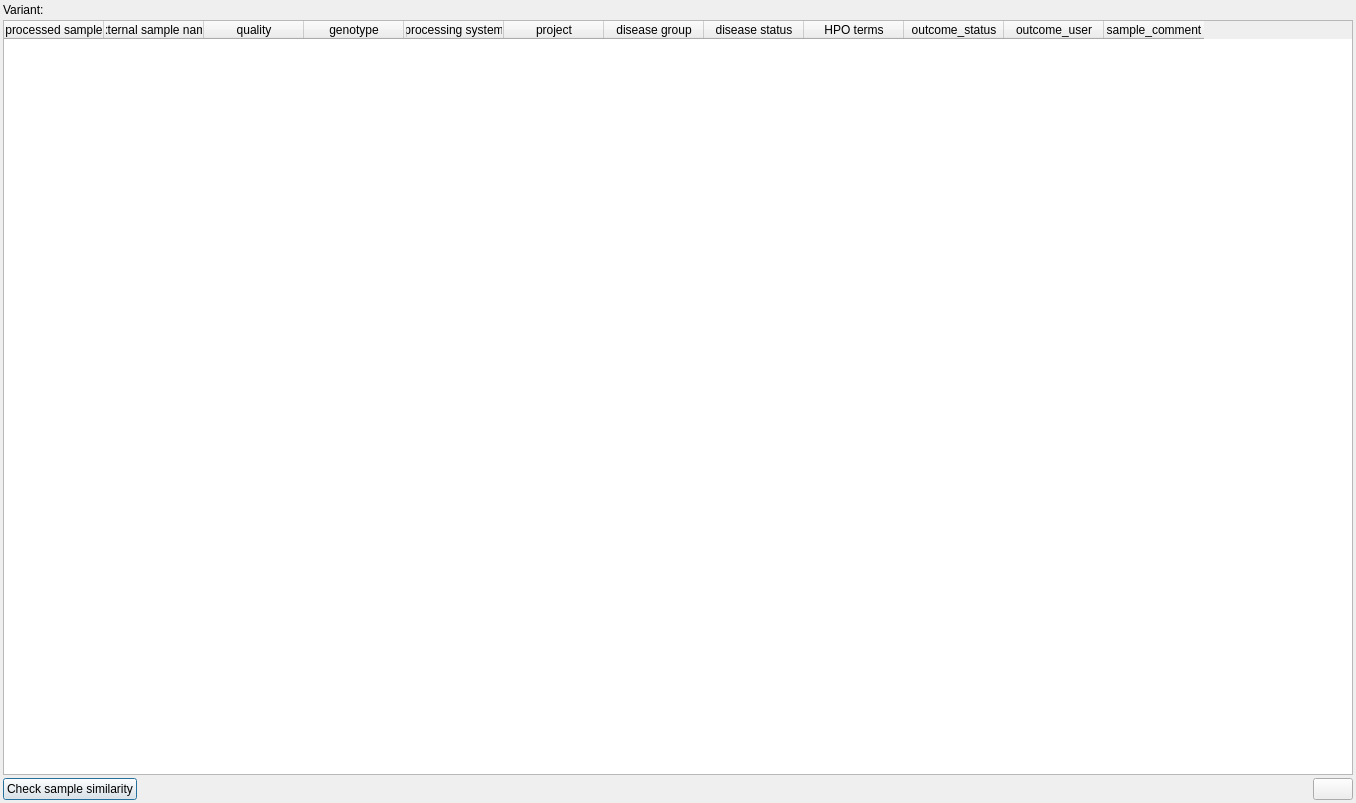
<?xml version="1.0" encoding="UTF-8"?>
<ui version="4.0">
 <class>VariantSampleOverviewDialog</class>
 <widget class="QDialog" name="VariantSampleOverviewDialog">
  <property name="geometry">
   <rect>
    <x>0</x>
    <y>0</y>
    <width>1356</width>
    <height>803</height>
   </rect>
  </property>
  <property name="windowTitle">
   <string>Sample overview for variant</string>
  </property>
  <layout class="QVBoxLayout" name="verticalLayout">
   <property name="spacing">
    <number>3</number>
   </property>
   <property name="leftMargin">
    <number>3</number>
   </property>
   <property name="topMargin">
    <number>3</number>
   </property>
   <property name="rightMargin">
    <number>3</number>
   </property>
   <property name="bottomMargin">
    <number>3</number>
   </property>
   <item>
    <layout class="QHBoxLayout" name="horizontalLayout">
     <item>
      <widget class="QLabel" name="label">
       <property name="text">
        <string>Variant:</string>
       </property>
      </widget>
     </item>
     <item>
      <widget class="QLabel" name="variant">
       <property name="sizePolicy">
        <sizepolicy hsizetype="Expanding" vsizetype="Preferred">
         <horstretch>0</horstretch>
         <verstretch>0</verstretch>
        </sizepolicy>
       </property>
       <property name="text">
        <string/>
       </property>
      </widget>
     </item>
    </layout>
   </item>
   <item>
    <widget class="QTableWidget" name="table">
     <property name="editTriggers">
      <set>QAbstractItemView::NoEditTriggers</set>
     </property>
     <property name="selectionBehavior">
      <enum>QAbstractItemView::SelectRows</enum>
     </property>
     <property name="sortingEnabled">
      <bool>true</bool>
     </property>
     <property name="wordWrap">
      <bool>false</bool>
     </property>
     <property name="cornerButtonEnabled">
      <bool>false</bool>
     </property>
     <attribute name="verticalHeaderVisible">
      <bool>false</bool>
     </attribute>
     <column>
      <property name="text">
       <string>processed sample</string>
      </property>
     </column>
     <column>
      <property name="text">
       <string>external sample name</string>
      </property>
     </column>
     <column>
      <property name="text">
       <string>quality</string>
      </property>
      <property name="toolTip">
       <string>Sample and processed sample quality.</string>
      </property>
     </column>
     <column>
      <property name="text">
       <string>genotype</string>
      </property>
     </column>
     <column>
      <property name="text">
       <string>processing system</string>
      </property>
     </column>
     <column>
      <property name="text">
       <string>project</string>
      </property>
     </column>
     <column>
      <property name="text">
       <string>disease group</string>
      </property>
     </column>
     <column>
      <property name="text">
       <string>disease status</string>
      </property>
     </column>
     <column>
      <property name="text">
       <string>HPO terms</string>
      </property>
     </column>
     <column>
      <property name="text">
       <string>outcome_status</string>
      </property>
     </column>
     <column>
      <property name="text">
       <string>outcome_user</string>
      </property>
     </column>
     <column>
      <property name="text">
       <string>sample_comment</string>
      </property>
     </column>
    </widget>
   </item>
   <item>
    <layout class="QHBoxLayout" name="horizontalLayout_2">
     <item>
      <widget class="QPushButton" name="similarity">
       <property name="text">
        <string>Check sample similarity</string>
       </property>
      </widget>
     </item>
     <item>
      <spacer name="horizontalSpacer">
       <property name="orientation">
        <enum>Qt::Horizontal</enum>
       </property>
       <property name="sizeHint" stdset="0">
        <size>
         <width>40</width>
         <height>20</height>
        </size>
       </property>
      </spacer>
     </item>
     <item>
      <widget class="QPushButton" name="copy_btn">
       <property name="toolTip">
        <string>Copy to clipboard.</string>
       </property>
       <property name="text">
        <string/>
       </property>
       <property name="icon">
        <iconset resource="GSvar.qrc">
         <normaloff>:/Icons/CopyClipboard.png</normaloff>:/Icons/CopyClipboard.png</iconset>
       </property>
       <property name="shortcut">
        <string>Ctrl+C</string>
       </property>
      </widget>
     </item>
    </layout>
   </item>
  </layout>
 </widget>
 <resources>
  <include location="GSvar.qrc"/>
 </resources>
 <connections/>
</ui>
